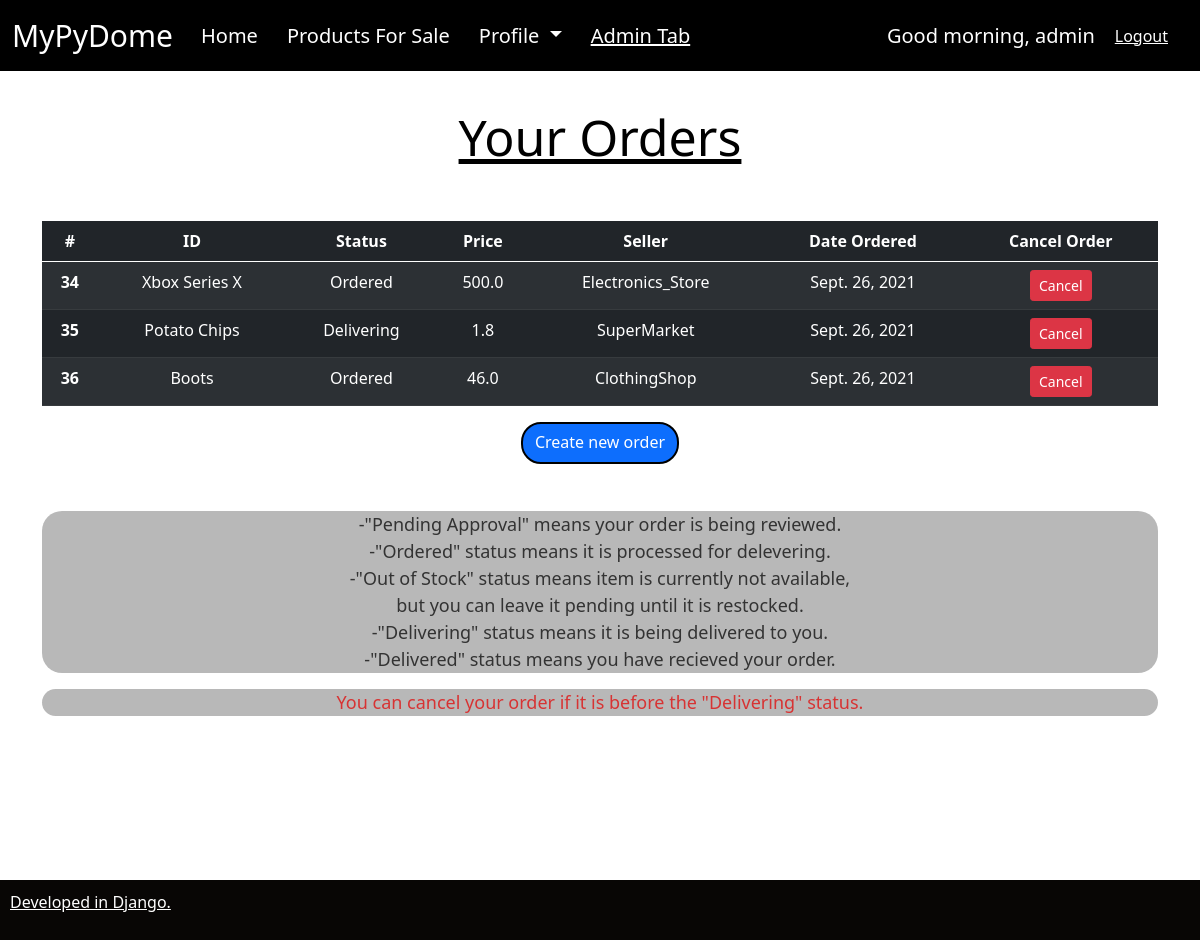
The page /products/orders/ (signed in) on the database as committed earlier.
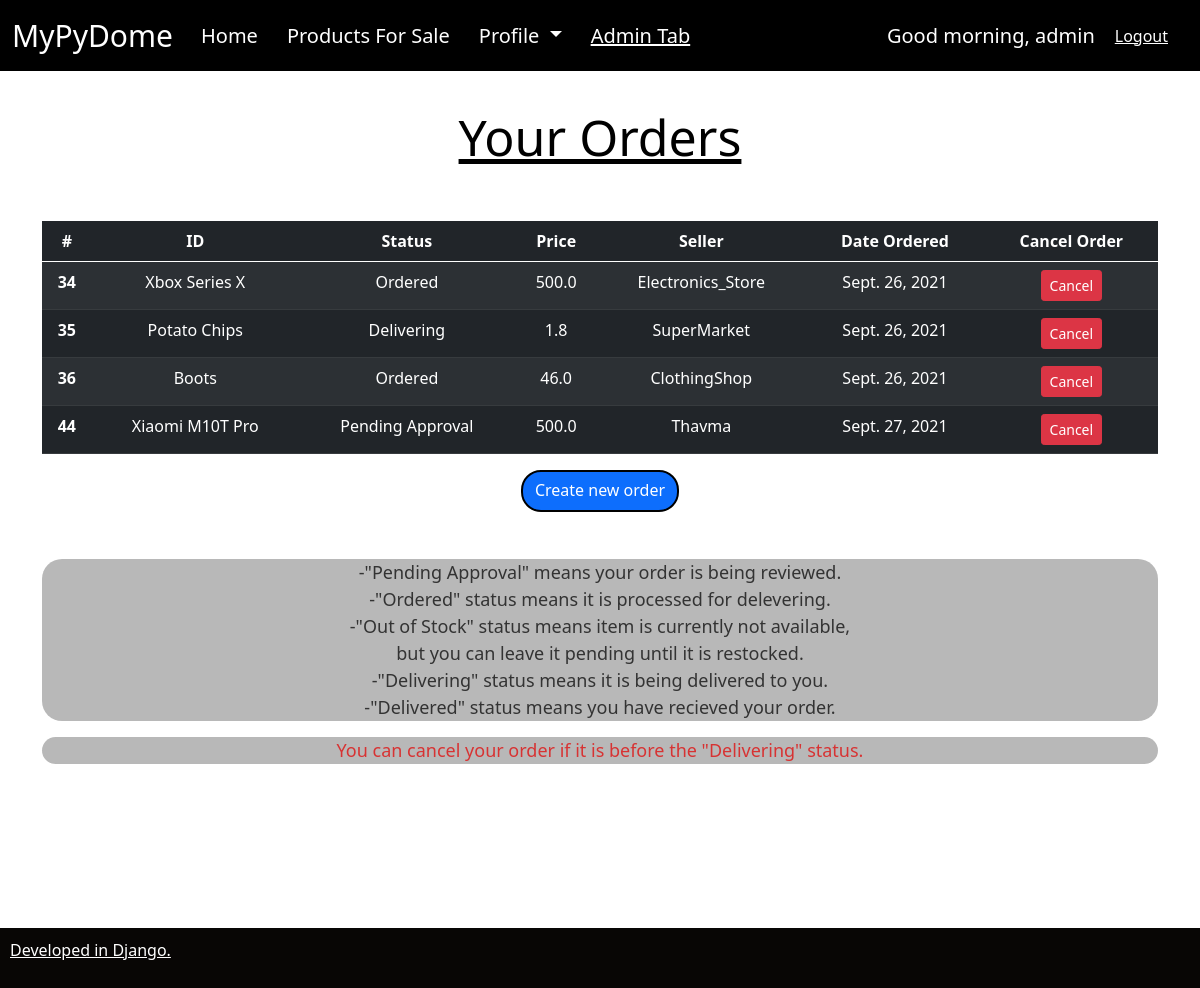
The same page on the database as committed later.
### products/models.py (models this page shows, shortened)
class Order(models.Model):
    STATUS=(
            ('Pending Approval', 'Pending Approval'),
            ('Out of Stock', 'Out of Stock'),
            ('Ordered', 'Ordered'),
            ('Delivering', 'Delivering'),
            ('Delivered', 'Delivered')
    )
    customer = models.ForeignKey(User, null=True, on_delete=models.SET_NULL)
    wishlist_item = models.ForeignKey(Wishlist, null=True, on_delete=models.CASCADE)
    date_created = models.DateTimeField(auto_now_add=True, null=True)
    status = models.CharField(max_length=200, default='Pending Approval', choices=STATUS)

class Wishlist(models.Model):
    CATEGORY = (
        ('Groceries', 'Groceries'),
        ('Food', 'Food'),
        ('Clothing-Apparel', 'Clothing-Apparel'),
        ('Household', 'Household'),
        ('Appliances', 'Appliances'),
        ('Electronics', 'Electronics'),
        ('Gaming', 'Gaming'),
        ('Computer Parts', 'Computer Parts'),
    )
    STATUS = (
        ('Pre-Order', 'Pre-Order'),
        ('Available Now', 'Available Now'),
    )
    name = models.CharField(max_length=200, null=True)
    price = models.FloatField(null=True)
    stock = models.IntegerField(null=True)
    category = models.CharField(max_length=200, null=True, choices=CATEGORY)
    description = models.CharField(max_length=200, null=True)
    date_created = models.DateTimeField(auto_now_add=True, null=True)
    creator = models.ForeignKey(settings.AUTH_USER_MODEL, null=True, on_delete=models.SET_NULL)
    status = models.CharField(max_length=200, null=True,choices=STATUS)
    def __str__(self):
        return self.name

### products/views.py (the view)
# urls.py: path('orders/', views.orders_index, name='orders'),
@login_required(login_url='accounts')     #an den exw kane login den exw access
def orders_index(request):                #
    orders = Order.objects.all()
    context = {'orders': orders}
    return render(request, 'order.html', context)

### products/templates/order.html (shortened to what this page needs)
{% extends 'base.html' %}
{% block content %}
<div class="container">
<H1 align="center" style="font-size: 50px; color:rgb(0, 0, 0); text-decoration: underline;">
    Your Orders
  </H1>
<H2>&nbsp;
</H2>
<table style='text-align: center;' class="table table-dark table-striped">
    <thead>
        <tr>
          <th scope="col">#</th>
          <th scope="col">ID</th>
          <th scope="col">Status</th>
          <th scope="col">Price</th>
          <th scope="col">Seller</th>
          <th scope="col">Date Ordered</th>
          <th scope="col">Cancel Order</th>
        </tr>
      </thead>
      <tbody>
        {% for item in orders %}
        {% if request.user.id == item.customer_id  %}
        <tr>
          <th scope="row">{{ item.id }}</th>
            <td>{{ item.wishlist_item }}</td>
            <td>{{ item.status }}</td>
            <td>{{ item.wishlist_item.price }}</td>
            <td>{{ item.wishlist_item.creator }}</td>
            <td>{{ item.date_created.date }}</td>
            {% if item.status == "Pending Approval" or item.status == "Out of Stock" or item.status == "Ordered" %}
            <td>
              <a class="btn btn-sm btn-danger" href="{% url 'delete_order' item.id %}">Cancel</a>
            </td>
            {% endif %}
            {% if item.status == "Delivering" %}
            <td>
              <button class="btn btn-sm btn-danger" onclick="alert('Unable to cancel at this Stage.')">Cancel</button>
            </td>
            {% endif %}
        </tr>
        {% endif %}
        {% endfor %}
      </tbody>
</table>
<div align="center">
  <a class="btn btn-primary" style ="height: 42px;  border-radius: 20px; border: 2px solid #000000;" href="/products/create_order" class="btn btn-primary" type="button">Create new order</a>
</div>
<H2>&nbsp;
</H2>
<div  align="center" style='opacity:0.8; border-radius: 20px; background-color:rgb(167, 167, 167)'>
  <p style ="width:100%; font-size:18px; color:rgb(0, 0, 0)">
  -"Pending Approval" means your order is being reviewed.
  <br>-"Ordered" status means it is processed for delevering.
  <br>-"Out of Stock" status means item is currently not available,
  <br>but you can leave it pending until it is restocked.
  <br>-"Delivering" status means it is being delivered to you.
  <br>-"Delivered" status means you have recieved your order.
  </p>
</div>
<div  align="center" style='opacity:0.8; border-radius: 20px; background-color:rgb(167, 167, 167)'>
  <p style ="width:100%; font-size:18px; color:rgb(206, 0, 0)">
  You can cancel your order if it is before the "Delivering" status.
  </p>
</div>
</div>
{% endblock %}

Rows that differ between the two databases and show on the page:
added Order: id "44", wishlist_item "Xiaomi M10T Pro", status "Pending Approval", wishlist_item.price "500.0", wishlist_item.creator "Thavma", date_created "Sept. 27, 2021", shows "Cancel"
